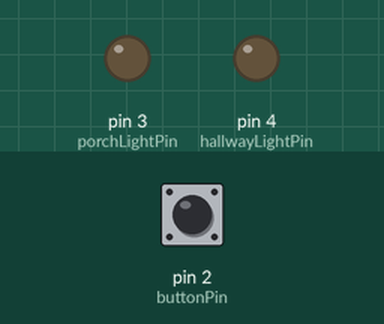
Recording of a sketch running on a simulated Arduino Uno, built with avr-gcc and run on an emulated ATmega328P. Shown: output pins drawn as LEDs (lit = HIGH). The inputs (shaded band) are chosen by the test bench; at power-on: pin 2 (buttonPin) LOW.

Above: at 1.2 s.
1.3 s: pin 2 (buttonPin) pulled HIGH for 0.15 s
At 2.4 s:
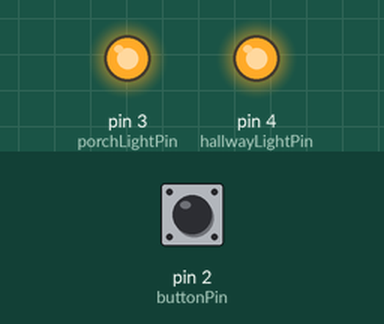
At 32.4 s:
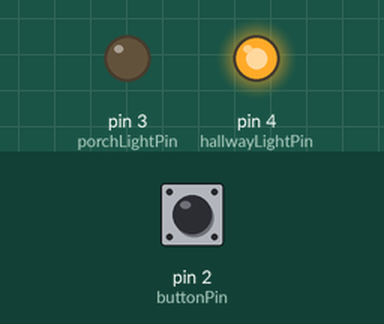
Timing chart, 0 to 32.7 s (numbered marks = the images above; inputs shaded):
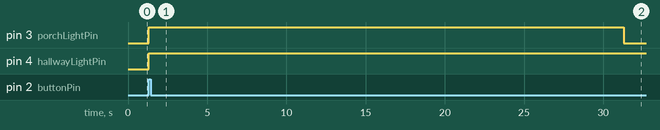

Measured:
- after the input at 1.3 s, pin 3 (porchLightPin): LOW → HIGH at once, → LOW 30.0 s later; pin 4 (hallwayLightPin): LOW → HIGH at once

The sketch:

Task1.1Lights_ON.ino
```cpp
// Task 1.1P Switching ON Lights (Modular Programming Approach)

const int buttonPin = 2;
const int porchLightPin = 3;
const int hallwayLightPin = 4;

const unsigned long porchDuration = 30000;   // 30 seconds
const unsigned long hallwayDuration = 60000; // 60 seconds

bool porchLightOn = false;
bool hallwayLightOn = false;

unsigned long porchStartTime = 0;
unsigned long hallwayStartTime = 0;

int lastButtonState = LOW;

void setup() {
  pinMode(buttonPin, INPUT);
  pinMode(porchLightPin, OUTPUT);
  pinMode(hallwayLightPin, OUTPUT);
}

void loop() {
  checkButtonPress();
  updatePorchLight();
  updateHallwayLight();
}

// Watches the button. On a fresh press (LOW - HIGH) turns both lights on.
void checkButtonPress() {
  int currentButtonState = digitalRead(buttonPin);

  if (currentButtonState == HIGH && lastButtonState == LOW) {
    turnOnPorchLight();
    turnOnHallwayLight();
  }

  lastButtonState = currentButtonState;
}

// Switches the porch light on and marks the time it happened.
void turnOnPorchLight() {
  digitalWrite(porchLightPin, HIGH);
  porchLightOn = true;
  porchStartTime = millis();
}

// Switches the hallway light on and marks the time it happened.
void turnOnHallwayLight() {
  digitalWrite(hallwayLightPin, HIGH);
  hallwayLightOn = true;
  hallwayStartTime = millis();
}

// Checks whether the porch light's 30 seconds are up and if so turns it off.
void updatePorchLight() {
  if (porchLightOn && (millis() - porchStartTime >= porchDuration)) {
    digitalWrite(porchLightPin, LOW);
    porchLightOn = false;
  }
}

// Checks whether the hallway light's 60 seconds are up and if so turns it off.
void updateHallwayLight() {
  if (hallwayLightOn && (millis() - hallwayStartTime >= hallwayDuration)) {
    digitalWrite(hallwayLightPin, LOW);
    hallwayLightOn = false;
  }
}
```
